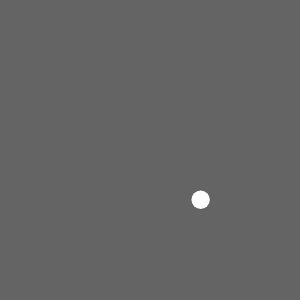
Frame 1 (no input)
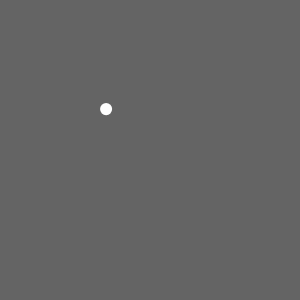
Frame 60 (no input)
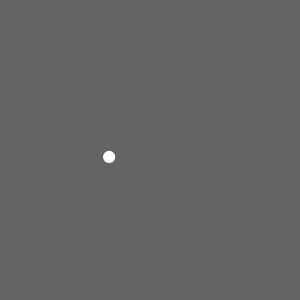
Frame 120 (the mouse pressed at the canvas centre since frame 60)

The p5.js sketch that drew these frames (run headless with seeded random() and noise() and a simulated clock; from frame 60 on, the mouse is pressed at the canvas centre):

// p5.js sketch
// ── sketch.js
var xPos = 0.0;
var yPos = 0.0;
var dDif = 0.0;

function setup(){
  createCanvas(300,300);
  noStroke();
}

function draw() {
  background(100);
  xPos = xPos + .01;
  yPos = yPos + .02;
  dDif = dDif + .01;
  var x = noise(xPos) * width;
  var y = noise(yPos) * height;
  var diameter = noise(dDif) * 20 + 5;
  ellipse(x, y, diameter);
}
